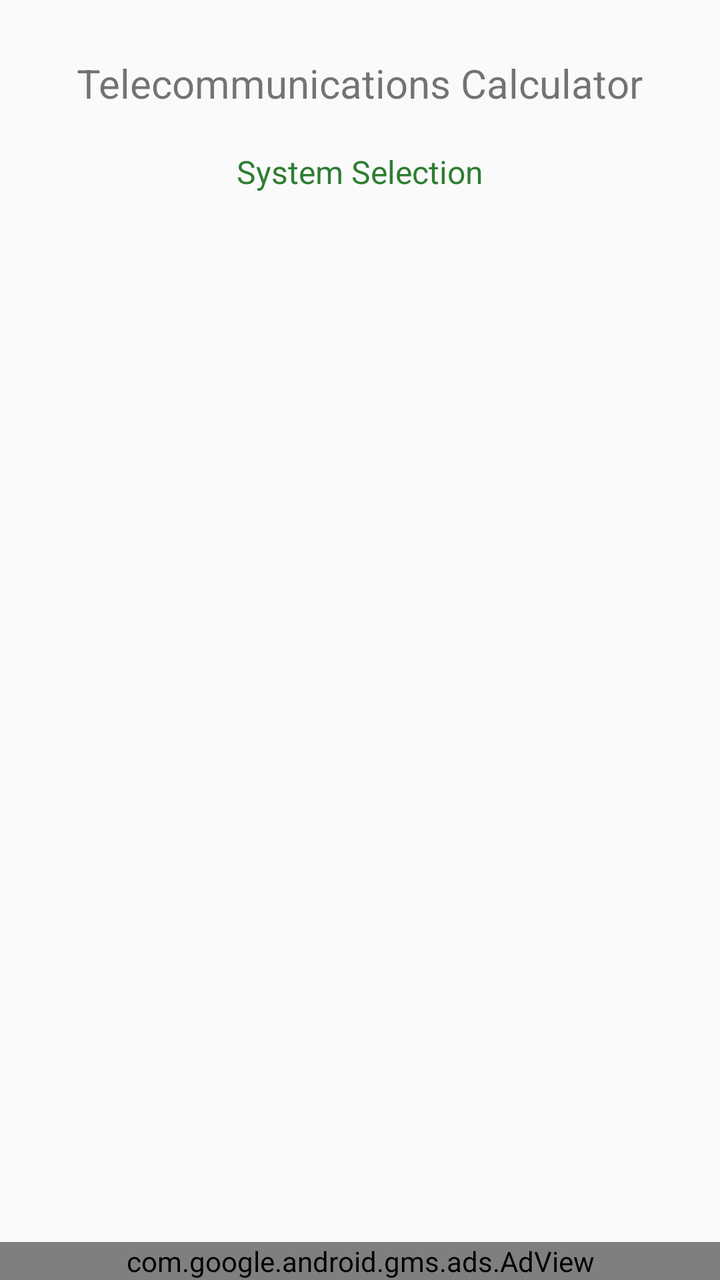
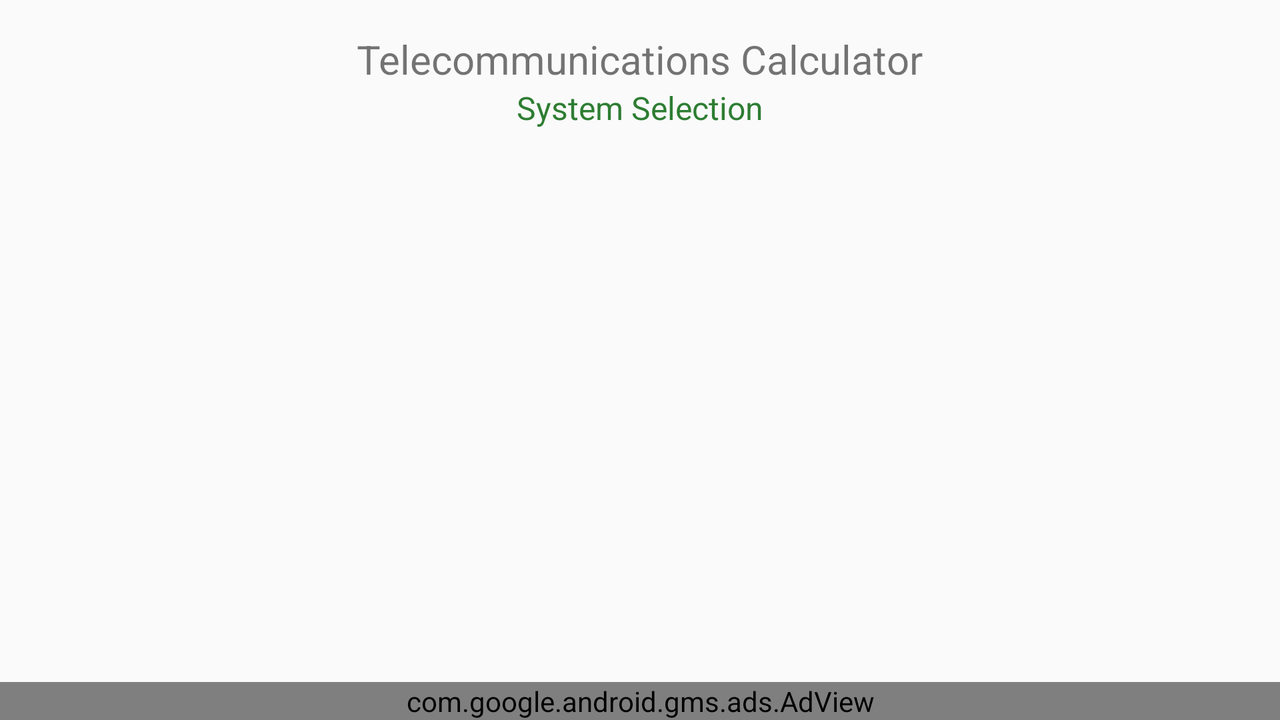

Two renders of one Android screen. The first uses the default layout on a phone; the second uses the alternative layout the repository ships for a different screen configuration, on a matching device. The two XML files are below.
<!-- AndroidManifest.xml: application theme AppTheme -->
<!-- res/layout/activity_main.xml -->
<?xml version="1.0" encoding="utf-8"?>
<FrameLayout
    xmlns:android="http://schemas.android.com/apk/res/android"
    xmlns:tools="http://schemas.android.com/tools"
    android:layout_width="match_parent"
    android:layout_height="match_parent"
    tools:context=".MainActivity">
    <LinearLayout
        android:layout_width="match_parent"
        android:layout_height="wrap_content"
        android:orientation="vertical">
        <TextView
            android:layout_width="wrap_content"
            android:layout_height="wrap_content"
            android:id="@+id/tv_main_title"
            style="@style/ActivityTitle"
            android:text="@string/telecom_system_integration"
            android:layout_gravity="center_horizontal"
            android:padding="12dp"/>
        <TextView
            android:layout_width="wrap_content"
            android:layout_height="wrap_content"
            android:id="@+id/tv_main_subtitle"
            style="@style/ActivitySubTitle"
            android:text="@string/system_selection"
            android:layout_gravity="center_horizontal"
            android:padding="8dp"/>
        <android.support.v7.widget.RecyclerView
            android:layout_width="wrap_content"
            android:layout_height="wrap_content"
            android:id="@+id/rv_system_name"
            android:layout_gravity="center_horizontal">
        </android.support.v7.widget.RecyclerView>
    </LinearLayout>
    <com.google.android.gms.ads.AdView
        android:layout_width="match_parent"
        android:layout_height="wrap_content"
        android:layout_gravity="bottom"
        xmlns:ads="http://schemas.android.com/apk/res-auto"
        android:id="@+id/adViewBanner"
        ads:adSize="BANNER"
        ads:adUnitId="ca-app-pub-8686454969066832/2017040207">
    </com.google.android.gms.ads.AdView>
</FrameLayout>
<!-- resources referenced by this layout -->
<resources>
  <string name="system_selection">System Selection</string>
  <string name="telecom_system_integration">Telecommunications Calculator</string>
  <style name="ActivitySubTitle">
          <item name="android:textSize">16sp</item>
          <item name="android:gravity">center_horizontal</item>
          <item name="android:textColor">@color/us_ac_accent_dark</item>
      </style>
  <style name="ActivityTitle">
          <item name="android:textSize">20sp</item>
          <item name="android:gravity">center_horizontal</item>
          <item name="android:layout_marginTop">16dp</item>
      </style>
  <style name="AppTheme" parent="Theme.AppCompat.Light.DarkActionBar">
          
          <item name="colorPrimary">@color/us_ac_accent</item>
          <item name="colorPrimaryDark">@color/us_ac_accent_dark</item>
          <item name="colorAccent">@color/eu_ac_accent</item>
      </style>
  <color name="us_ac_accent_dark">#2E7D32</color>
  <color name="us_ac_accent">#4CAF50</color>
  <color name="eu_ac_accent">#795548</color>
</resources>
<!-- res/layout-land/activity_main.xml (the repository's variant of the layout above) -->
<!-- drawn on the phone turned sideways -->
<?xml version="1.0" encoding="utf-8"?>
<FrameLayout xmlns:android="http://schemas.android.com/apk/res/android"
              xmlns:tools="http://schemas.android.com/tools"
              android:orientation="vertical"
              android:layout_width="match_parent"
              android:layout_height="match_parent"
              tools:context=".MainActivity">
    <LinearLayout
        android:layout_width="match_parent"
        android:layout_height="wrap_content"
        android:orientation="vertical">
        <TextView
            android:layout_width="wrap_content"
            android:layout_height="wrap_content"
            android:id="@+id/tv_main_title"
            style="@style/ActivityTitle"
            android:text="@string/telecom_system_integration"
            android:layout_gravity="center_horizontal"
            android:contentDescription="@string/telecom_system_integration"/>
        <TextView
            android:layout_width="wrap_content"
            android:layout_height="wrap_content"
            android:id="@+id/tv_main_subtitle"
            style="@style/ActivitySubTitle"
            android:text="@string/system_selection"
            android:layout_gravity="center_horizontal"
            android:contentDescription="@string/system_selection"/>
        <android.support.v7.widget.RecyclerView
            android:layout_width="wrap_content"
            android:layout_height="wrap_content"
            android:id="@+id/rv_system_name"
            android:layout_gravity="center_horizontal">
        </android.support.v7.widget.RecyclerView>
    </LinearLayout>

    <com.google.android.gms.ads.AdView
        android:layout_width="match_parent"
        android:layout_height="wrap_content"
        android:layout_gravity="bottom"
        xmlns:ads="http://schemas.android.com/apk/res-auto"
        android:id="@+id/adViewBanner"
        ads:adSize="BANNER"
        ads:adUnitId="ca-app-pub-8686454969066832/2017040207">
    </com.google.android.gms.ads.AdView>
</FrameLayout>
